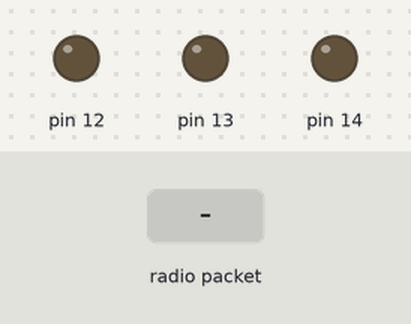
Recording of a sketch running on a simulated Arduino Uno, built with avr-gcc and run on an emulated ATmega328P. On the bench: output pins drawn as LEDs (lit = HIGH). The test bench sets the inputs (shaded band). No radio packets arrive unless stated.

Above: at 1.2 s.
1.3 s: radio packet "0" arrives
At 1.6 s:
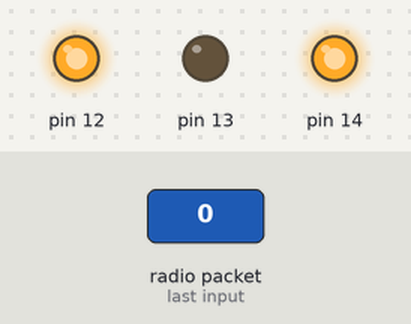
Timing chart, 0 to 4.3 s (numbered marks = the images above; inputs shaded):
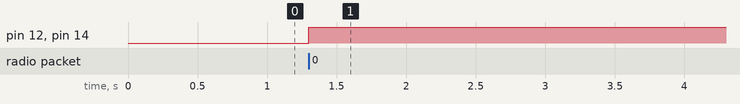

Measured:
- after the input at 1.3 s, pin 12, pin 14: LOW → HIGH at once

The sketch:

joystick_nrf_l298n_receive_stein_5.ino
```cpp
#include <SPI.h>
#include <nRF24L01.h>
#include <RF24.h>
#include <Arduino.h>

// Motor pins
const int enA = 25;
const int in1 = 26;
const int in2 = 27;
const int enB = 12;
const int in3 = 13;
const int in4 = 14;

struct Motor {
  enum Direction {OFF, FORWARD, BACKWARD};
  Motor(int pwm_pin, int fwd_pin, int bwd_pin)
    : pwm(pwm_pin), fwd(fwd_pin), bwd(bwd_pin) {}
  void setDirection(Direction dir) const {
    switch (dir) {
    case FORWARD:
      digitalWrite(fwd, HIGH);
      digitalWrite(bwd, LOW);
      break;
    case BACKWARD:
      digitalWrite(bwd, HIGH);
      digitalWrite(fwd, LOW);
      break;
    case OFF:
    default:
      digitalWrite(fwd, LOW);
      digitalWrite(bwd, LOW);
      break;
    }
  }
  void setSpeed(int speed) const {
    analogWrite(pwm, speed);
  }
  void begin() const {
    pinMode(pwm, OUTPUT);
    pinMode(fwd, OUTPUT);
    pinMode(bwd, OUTPUT);
    setSpeed(0);
    setDirection(OFF);
  }
  const int pwm;
  const int fwd;
  const int bwd;
};

const Motor left_motor(enA, in2, in1);
const Motor right_motor(enB, in3, in4);

// NRF setup
RF24 radio(16, 17); // CE, CSN
const byte address[6] = "00001";


void setup() {
  //Serial.begin(9600);
  left_motor.begin();
  right_motor.begin();

  radio.begin();
  radio.openReadingPipe(0, address);
  radio.setPALevel(RF24_PA_MIN);
  radio.startListening();
}


int mapValue(int value) {
  static const int center = 507;
  static const int dead = 10;
  if (value > center + dead) // backward
    return -map(value, center + dead, 1023, 0, 255);
  else if (value < center - dead) // forward
    return map(value, center - dead, 0, 0, 255);
  return 0;
}

Motor::Direction calcDirection(int speed) {
  return speed == 0 ? Motor::OFF :
    speed > 0 ? Motor::FORWARD :
    Motor::BACKWARD;
}


void controlMotors(int left_joy, int right_joy) {
  int left_speed = mapValue(left_joy);
  int right_speed = mapValue(right_joy);
  left_motor.setDirection(calcDirection(left_speed));
  right_motor.setDirection(calcDirection(right_speed));
  left_motor.setSpeed(abs(left_speed));
  right_motor.setSpeed(abs(right_speed));
}

void loop() {
  if (radio.available()) {
    char buffer[50] = "";
    radio.read(&buffer, sizeof(buffer));
    int j1x, j1y, j2x, j2y;
    sscanf(buffer, "%d,%d,%d,%d", &j1x, &j1y, &j2x, &j2y);
    controlMotors(j1x, j2x);
  }
}
```
